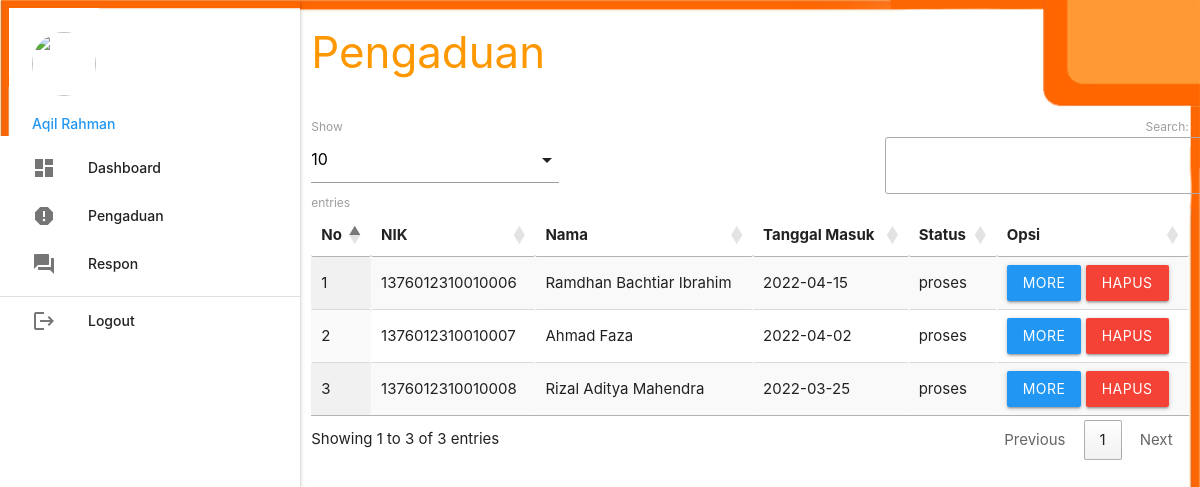
The app's page /petugas/index.php?p=pengaduan (signed in) with its own data.
### tables this page shows
CREATE TABLE `pengaduan` (
  `id_pengaduan` int(5) NOT NULL,
  `tgl_pengaduan` varchar(20) NOT NULL,
  `nik` varchar(16) NOT NULL,
  `isi_laporan` text NOT NULL,
  `status` enum('proses','selesai') NOT NULL
);

CREATE TABLE `masyarakat` (
  `nik` varchar(16) NOT NULL,
  `nama` varchar(35) NOT NULL,
  `username` varchar(25) NOT NULL,
  `password` varchar(255) NOT NULL,
  `telp` varchar(13) NOT NULL
);

### petugas/pengaduan.php (the view, shortened to what this page needs)
       <div class="row">
         <div class="col s12 m9">
           <h3 class="orange-text">Pengaduan</h3>
         </div>
       </div>
       <table id="example" class="display responsive-table" style="width:100%">
         <thead>
             <tr>
			<th>No</th>
			<th>NIK</th>
			<th>Nama</th>
			<th>Tanggal Masuk</th>
			<th>Status</th>
			<th>Opsi</th>
             </tr>
         </thead>
         <tbody>
<?php
	$no=1;
	$query = mysqli_query($koneksi,"SELECT * FROM pengaduan INNER JOIN masyarakat ON pengaduan.nik=masyarakat.nik WHERE pengaduan.status='proses' ORDER BY pengaduan.id_pengaduan DESC");
	while ($r=mysqli_fetch_assoc($query)) { ?>
	<tr>
		<td><?php echo $no++; ?></td>
		<td><?php echo $r['nik']; ?></td>
		<td><?php echo $r['nama']; ?></td>
		<td><?php echo $r['tgl_pengaduan']; ?></td>
		<td><?php echo $r['status']; ?></td>
		<td><a class="btn modal-trigger blue" href="#more?id_pengaduan=<?php echo $r['id_pengaduan'] ?>">More</a>  <a class="btn red" onclick="return confirm('Anda Yakin Ingin Menghapus Y/N')" href="index.php?p=pengaduan_hapus&id_pengaduan=<?php echo $r['id_pengaduan'] ?>">Hapus</a></td>
	</tr>
           <?php  }
            ?>
         </tbody>
       </table>

### records on screen
pengaduan: masyarakat.nik "1376012310010006", masyarakat.nama "Ramdhan Bachtiar Ibrahim", tgl_pengaduan "2022-04-15", status "proses"
pengaduan: masyarakat.nik "1376012310010007", masyarakat.nama "Ahmad Faza", tgl_pengaduan "2022-04-02", status "proses"
pengaduan: masyarakat.nik "1376012310010008", masyarakat.nama "Rizal Aditya Mahendra", tgl_pengaduan "2022-03-25", status "proses"

### other values on screen
$_SESSION['data']['nama_petugas'] "Aqil Rahman"
